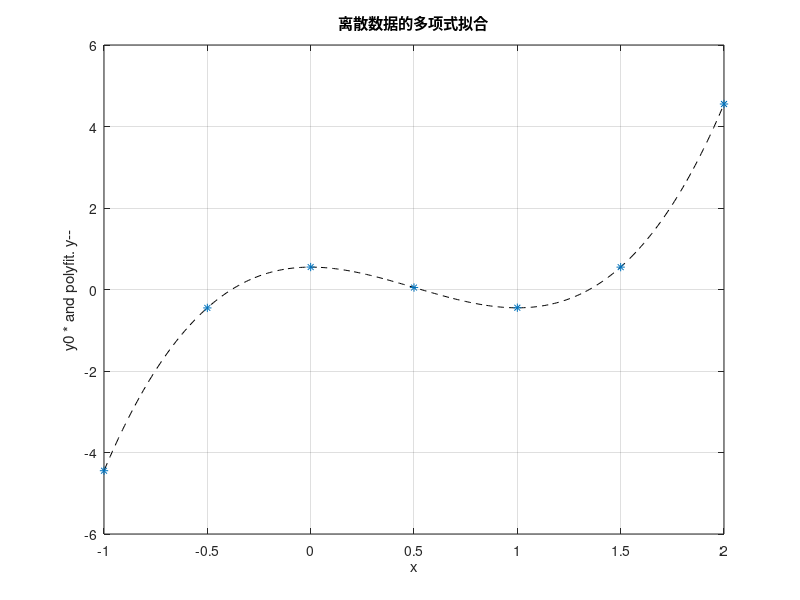

Recreate this plot in MATLAB.
function charpt3
%数值实验三：含"实验3.1"和"实验3.2"
%子函数调用：dlsa
%输入：实验选择
%输出：原函数及求得的相应插值多项式的函数的图像以及参数alpha和误差r

result=inputdlg({'请选择实验，若选3.1，请输入1，否则输入2：'},'charpt_3',1,{'1'});
Nb=str2double(char(result));
if(Nb~=1)&&(Nb~=2) 
    errordlg('实验选择错误！');
    return;
end

x0=-1:0.5:2;
y0=[-4.447 -0.452 0.551 0.048 -0.447 0.549 4.552];
n=3;%n为拟合阶次
if(Nb==1)
    alpha=polyfit(x0,y0,n);
    y=polyval(alpha,x0);
    r=(y0-y)*(y0-y)';
    x=-1:0.01:2;
    y=polyval(alpha,x);
    plot(x,y,'k--');
    xlabel('x');ylabel('y0 * and polyfit. y--');
    hold on;
    plot(x0,y0,'*');
    title('离散数据的多项式拟合');
    grid on;
else
    result=inputdlg({'请输入权向量w:'},'charpt_3',1,{'[1 1 1 1 1 1 1]'});
    w=str2double(char(result));
    [a,b,c,alpha,r]=dlsa(x0,y0,w,n);
end
disp(['平方误差：',sprintf('%g',r)]);
disp(['参数alpha：',sprintf('%g\t',alpha)])

%%
function [a,b,c,alpha,r]=dlsa(x,y,w,n)
%功能：用正交化方法对离散数据做多项式最小二乘拟合
%输入：m+1个离散点(x,y,w)，x，y，w分别用行向量给出
%   拟合多项式的次数n，0<n<m
%输出：三项递推公式的参数a，b，拟合多项式s(x)的系数c和alpha
%   平方误差r=(y-s,y-s)，并作离散点列和拟合曲线的图形
m=length(x)-1;
if(n<1||n>=m)
    errordlg('错误：n<1或者n>=m!');
    return;
end
%求三项递推公式的参数a，b，拟合多项式s(x)的系数c，其中d(k)=(y,sk)
s1=0; s2=ones(1,m+1); v2=sum(w);
d(1)=y*w'; c(1)=d(1)/v2;
for k=1:n
    s=x.*s2.^2*w';
    a(k)=xs/v2;
    if(k==1)
        b(k)=0;
    else
        b(k)=v2/v1;
    end
    s3=(x-a(k)).*s2-b(k)*s1;
    v3=s3.^2*w';
    d(k+1)=y.*s3*w';
    c(k+1)=d(k+1)/v3;
    s1=s2;
    s2=s3;
    v1=v2;
    v2=v3;
end
%求平方误差
r=y.*y*w'-c*d';
%求拟合多项式s(x)的降幂系数alpha
alpha=zeros(1,n+1);
T=zeros(n+1,n+2);
T(:,2)=ones(n+1,1);
T(2,3)=-a(1);
if(n>=2)
    for k=3:n+1
        for i=3:k+1
            T(k,i)=T(k-1,i)-a(k-1)*T(k-1,i-1)-b(k-1)*T(k-2,i-2);
        end
    end
end
for i=1:n+1
    for k=i:n+1
        alpha(n+2-i)=alpha(n+2-i)+c(k)*T(k,k+2-i);
    end
end
%用秦九韶方法计算s(t)的输出序列(t,s)
xmin=min(x);
xmax=max(x);
dx=(xmax-xmin)/(25*m);
t=(xmin-dx):dx:(xmax+dx);
s=alpha(1);
for k=2:n+1
    s=s.*t+alpha(k);
end
%输出点列x-y和拟合曲线t-s的图形
plot(x,y,'*',t,s,'-');
title('离散数据的多项式拟合');
xlabel('x');ylabel('y');
grid on;
